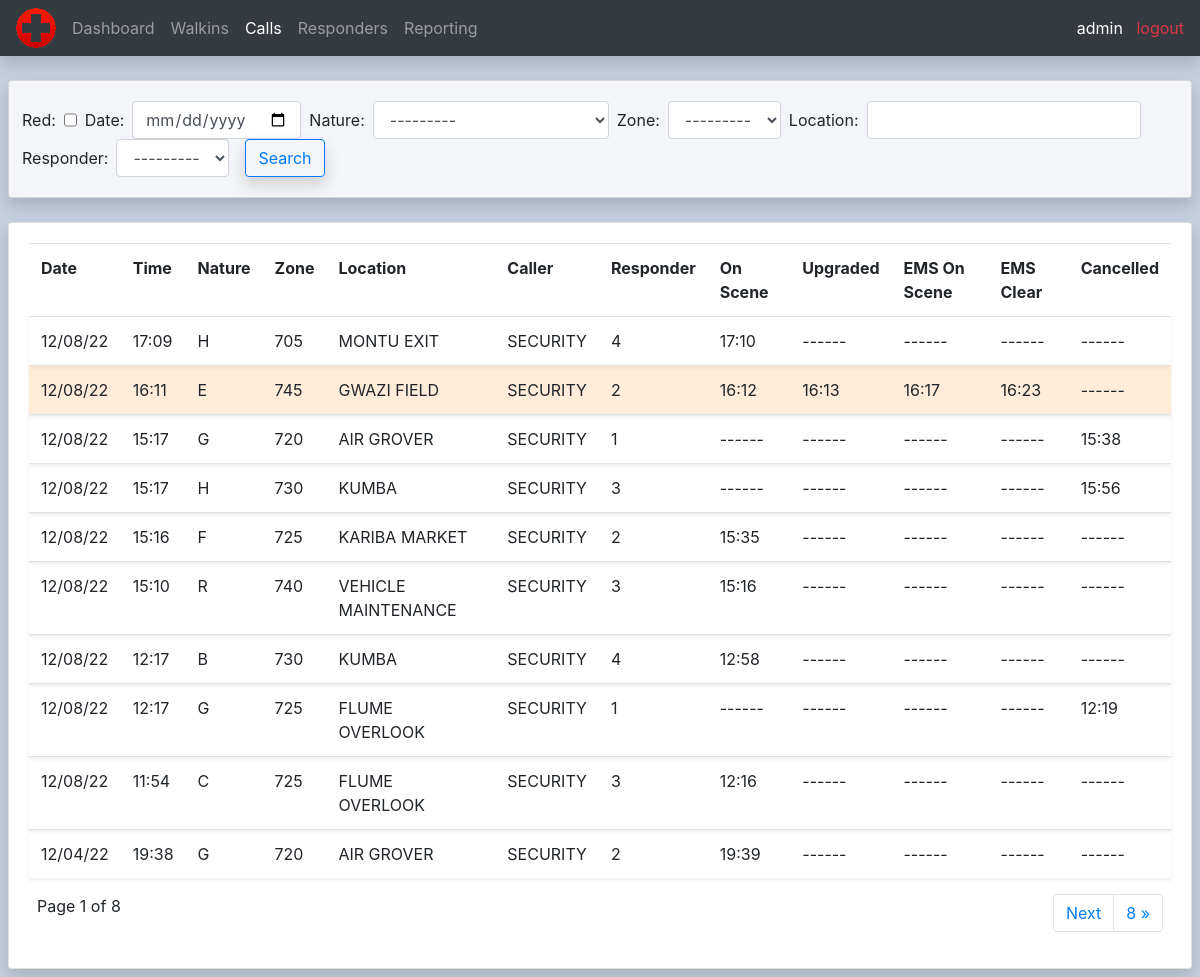
/calls/ (signed in), run on an earlier commit of the app's database.
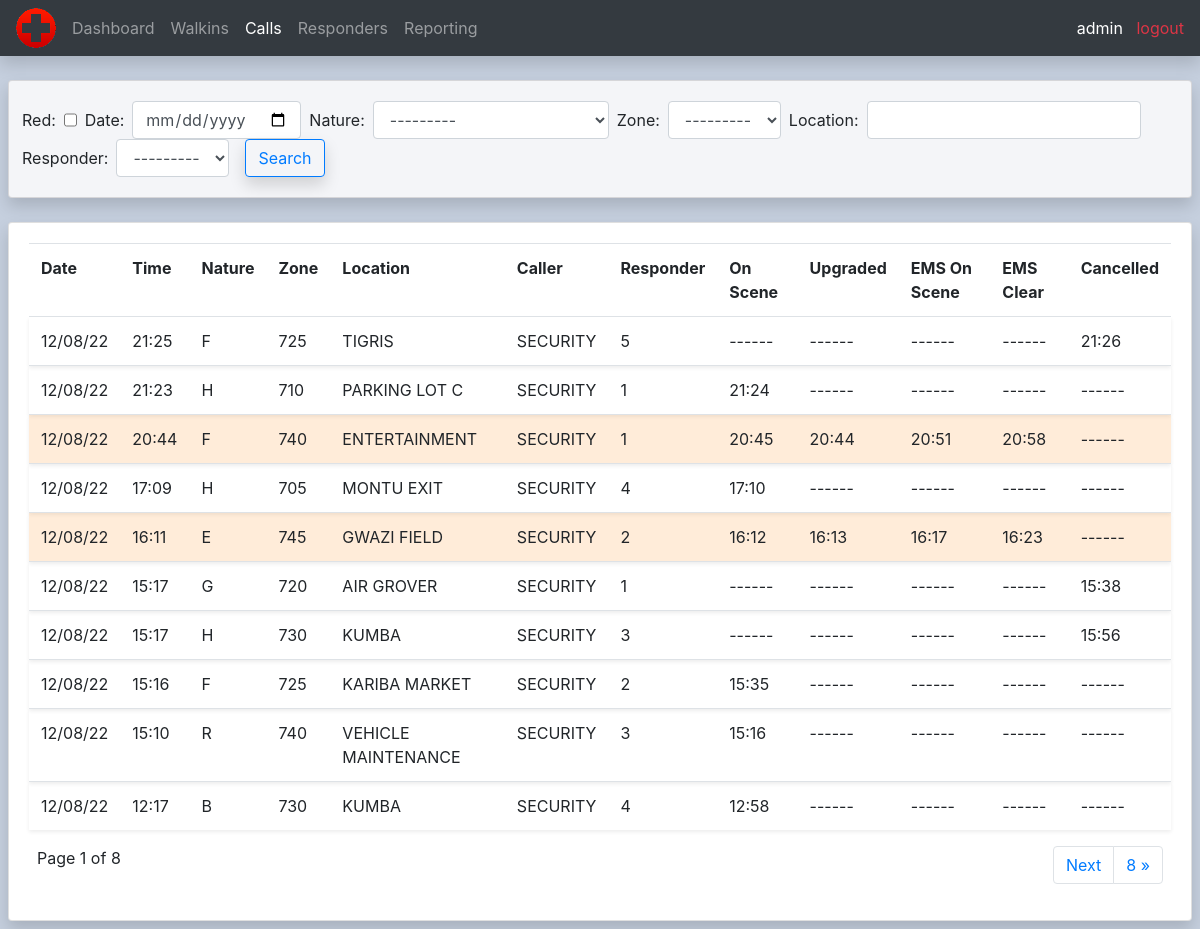
And on a later commit of the database.
### calls/models.py (models this page shows, shortened)
class Call(models.Model):
    CALL_TYPES = (
        ('A', 'A - ALLERGIC REACTION'),
        ('B', 'B - BITE/STING'),
        ('C', 'C - CARDIAC'),
        ('E', 'E - EXPOSURE'),
        ('F', 'F - FAINT'),
        ('G', 'G - GUEST ASSISTANCE'),
        ('H', 'H - HEAT RELATED'),
        ('I', 'I - ILLNESS'),
        ('R', 'R - RESPIRATORY'),
        ('T', 'T - TRAUMA'),
        ('U', 'U - UNKNOWN'),
        ('X', 'X - SEIZURE')
    )
    ZONES = (
        ('701', '701'),
        ('705', '705'),
        ('710', '710'),
        ('720', '720'),
        ('725', '725'),
        ('730', '730'),
        ('740', '740'),
        ('745', '745'),
    )
    datetime = models.DateTimeField(auto_now_add=True, null=True)
    nature = models.CharField(max_length=100, null=True, choices=CALL_TYPES)
    responder = models.ForeignKey(Responder, on_delete=models.SET_NULL, null=True)
    red = models.BooleanField(default=False, blank=True, null=True)
    zone = models.CharField(max_length=100, choices=ZONES, default='701', null=True)
    location = models.CharField(max_length=100, null=True)
    caller = models.CharField(max_length=100,default="SECURITY", null=True)
    on_scene_time = models.TimeField(default=None, blank=True, null=True)
    upgrade_time = models.TimeField(default=None, blank=True, null=True)
    ems_on_scene_time = models.TimeField(default=None, blank=True, null=True)
    ems_clear_scene_time = models.TimeField(default=None, blank=True, null=True)
    cancel_time = models.TimeField(default=None, blank=True, null=True)

### calls/decorators.py (the view)
        def wrapper_func(request, *args, **kwargs):
            group = None
            if request.user.groups.exists():
                group = request.user.groups.all()[0].name
            if group in allowed_roles:
                return view_func(request, *args, **kwargs)
            else:
                return HttpResponse('You are not authorized to view this page')

### calls/models.py (called while the page is built)
    def __str__(self):
        return self.firstname

### calls/views.py (called while the page is built)
@login_required(login_url='login')
@allowed_users(allowed_roles=['Admin', 'Supervisors'])
def allCalls(request):
    calls = Call.objects.all().order_by('-datetime').values()
    callFilter = CallFilter(request.GET, queryset=calls)
    calls = callFilter.qs
    paginator = Paginator(calls, 10)
    page_number = request.GET.get('page')
    page_obj = Paginator.get_page(paginator, page_number)
    context = {
            'calls': calls,
            'callFilter': callFilter,
            'page_obj': page_obj,
            }
    return render(request, 'calls/all_calls.html', context)

### calls/templates/calls/all_calls.html (shortened to what this page needs)
{%  extends 'calls/main.html' %}
{% block content %}
<br>
<div class="row">
	<div class="col-md">
		<div class="card card-body ml-2 mr-2 gray shadow">
			<div class="row">
				<form method="get" class="form-inline ml-2" id="call-filter-form">
					{{ callFilter.form }}
					<button class="btn btn-outline-primary ml-2 shadow" type="submit">Search</button>
				</form>
			</div>
		</div>
		<br>
		<div class="card card-body ml-2 mr-2 mb-2 shadow">
			<table class="table">
				<tr>
					<th>Date</th>
					<th>Time</th>
					<th>Nature</th>
					<th>Zone</th>
                    <th>Location</th>
                    <th>Caller</th>
                    <th>Responder</th>
					<th>On Scene</th>
                    <th>Upgraded</th>
                    <th>EMS On Scene</th>
                    <th>EMS Clear</th>
					<th>Cancelled</th>
				</tr>
				{% for call in page_obj %}
					<tr class="shadow-sm {% if call.upgrade_time %}orange-less{% endif %}">
						<td>{{ call.datetime|date:"m/d/y" }}</td>
						<td>{{ call.datetime|time:"G:i" }}</td>
						<td>{{ call.nature }}</td>
						<td>{{ call.zone }}</td>
                        <td>{{ call.location }}</td>
                        <td>{{ call.caller }}</td>
						<td>{{ call.responder_id }}</td>
						<td>{% if call.on_scene_time %}{{ call.on_scene_time|time:"G:i" }}{% else %}------{% endif %}</td>
                        <td>{% if call.upgrade_time %}{{ call.upgrade_time|time:"G:i" }}{% else %}------{% endif %}</td>
                        <td>{% if call.ems_on_scene_time %}{{ call.ems_on_scene_time|time:"G:i" }}{% else %}------{% endif %}</td>
                        <td>{% if call.ems_clear_scene_time %}{{ call.ems_clear_scene_time|time:"G:i" }}{% else %}------{% endif %}</td>
						<td>{% if call.cancel_time %}{{ call.cancel_time|time:"G:i" }}{% else %}------{% endif %}</td>
					</tr>
				{% endfor %}
			</table>
			<div class="row ml-2 mr-2">
				<p>Page {{ page_obj.number }} of {{ page_obj.paginator.num_pages}}</p>
				<ul class="pagination align-right float-right ml-auto">
					{% if page_obj.has_next %}
					<li class="page-item"> <a class="page-link" href="?page={{ page_obj.next_page_number }}">Next</a></li>
					<li class="page-item"> <a class="page-link" href="?page={{ page_obj.paginator.num_pages }}">{{ page_obj.paginator.num_pages}} &raquo;</a></li>
					{% endif %}
				</ul>
			</div>
		</div>
	</div>
</div>
{% endblock content %}

What changed in the data, as far as the page shows it:
no longer on this page (row unchanged): Call: datetime "12/08/22", datetime "12:17", nature "G", zone "725", location "FLUME OVERLOOK", caller "SECURITY", responder_id "1", cancel_time "12:19"
no longer on this page (row unchanged): Call: datetime "12/08/22", datetime "11:54", nature "C", zone "725", location "FLUME OVERLOOK", caller "SECURITY", responder_id "3", on_scene_time "12:16"
no longer on this page (row unchanged): Call: datetime "12/04/22", datetime "19:38", nature "G", zone "720", location "AIR GROVER", caller "SECURITY", responder_id "2", on_scene_time "19:39"
added Call: datetime "12/08/22", datetime "21:25", nature "F", zone "725", location "TIGRIS", caller "SECURITY", responder_id "5", cancel_time "21:26"
added Call: datetime "12/08/22", datetime "21:23", nature "H", zone "710", location "PARKING LOT C", caller "SECURITY", responder_id "1", on_scene_time "21:24"
added Call: datetime "12/08/22", datetime "20:44", nature "F", zone "740", location "ENTERTAINMENT", caller "SECURITY", responder_id "1", on_scene_time "20:45", upgrade_time "20:44", ems_on_scene_time "20:51", ems_clear_scene_time "20:58"
